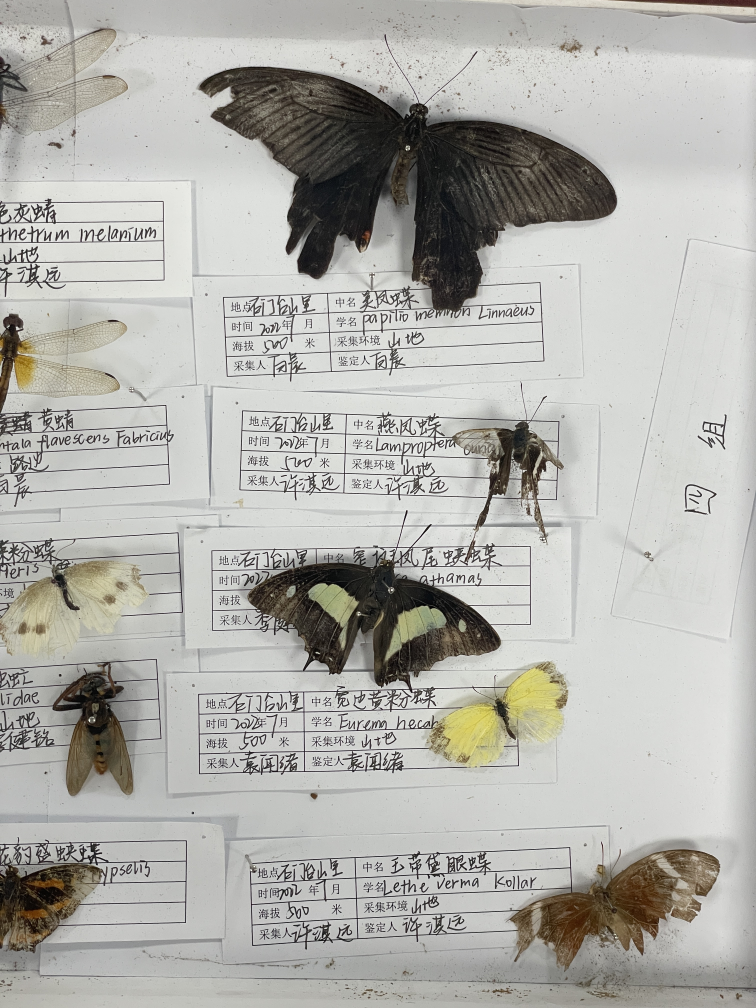
#> input picture pic/G10_R.JPEG, 3024 x 4032 px (shown at 1/4 size); its folder holds only this picture in this run
$ python mark_v2.py
#> lines starting #> are read from the running program, lines starting #| are printed output that depends on the picture
#> in main, original_image is the input picture: shape (4032, 3024, 3); mean B, G, R 172.3, 177.2, 177.7
from time import sleep

import cv2
import os
import glob
import re
import tkinter as tk
from tkinter import simpledialog

# 全局变量
is_drawing = False
start_point = (0, 0)
end_point = (0, 0)
current_rectangles = []
saved_rectangles = []
current_image = None
image_index = 0
window_width = 1920
window_height = 1080
scale_factor = 1.0
original_image = None
crop_count = 1
new_img = True


# [87 lines left out: functions on_mouse, get_insect_name, save_cropped_rectangles, not called in this run]


def adjust_window_size(image):
    global window_width, window_height, scale_factor
    h, w = image.shape[:2]
#> h = 4032; w = 3024
    if w > window_width or h > window_height:
        scale_width = window_width / w
#> scale_width = 0.635
        scale_height = window_height / h
#> scale_height = 0.268
        scale_factor = min(scale_width, scale_height)
#> scale_factor = 0.268
        window_width = int(w * scale_factor)
#> window_width = 810
        window_height = int(h * scale_factor)
#> window_height = 1080
        cv2.resizeWindow("Image", window_width, window_height)
    else:
        scale_factor = 1.0


def main():
    global current_image, image_index, current_rectangles, window_width, window_height, original_image, scale_factor, saved_rectangles, crop_count, new_img

    image_folder = "pic"
    image_paths_ori = glob.glob(os.path.join(image_folder, "G*_*.jpeg")) + glob.glob(os.path.join(image_folder, "G*_*.jpg"))
    image_paths = sorted(image_paths_ori, key=lambda x: int(os.path.basename(x).split('_')[0][1:]))
    # image_paths.reverse()

    if not image_paths:
        print("未找到图片文件，请检查文件夹路径。")
        return

    output_dir = "output"
    os.makedirs(output_dir, exist_ok=True)

    # Init
    cv2.namedWindow("Image", cv2.WINDOW_NORMAL)
    cv2.resizeWindow("Image", window_width, window_height)
    cv2.setMouseCallback("Image", on_mouse)

    while image_index < len(image_paths):
        image_path = image_paths[image_index]
        original_image = cv2.imread(image_path)
        if original_image is None:
            print(f"无法加载图片: {image_path}")
            image_index += 1
            continue

        # Reset
        current_rectangles = []
        saved_rectangles = []
        new_img = True
        window_width = 1920
        window_height = 1080
        scale_factor = 1.0

        adjust_window_size(original_image)

        h, w = original_image.shape[:2]
#> h = 4032; w = 3024
        current_image = cv2.resize(original_image, (int(w * scale_factor), int(h * scale_factor)))
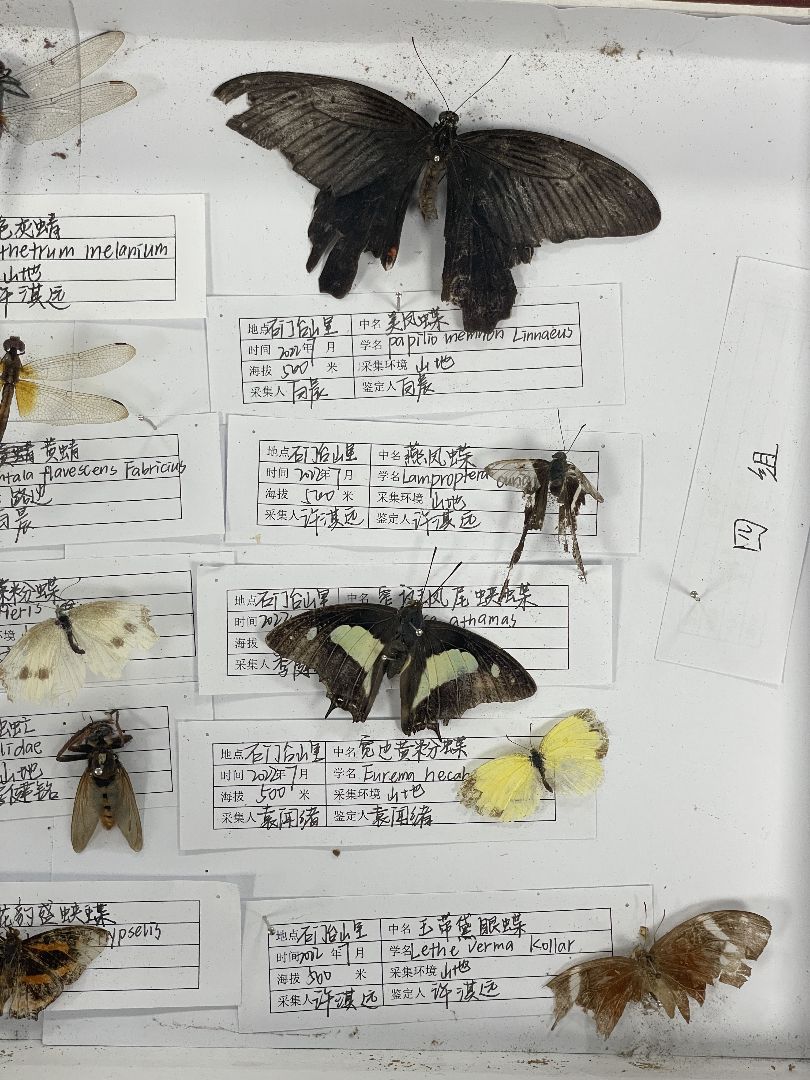
#> current_image: shape (1080, 810, 3); mean B, G, R 172.2, 177, 177.6

        cv2.imshow("Image", current_image)

        while True:
            key = cv2.waitKey(1) & 0xFF
#> (key q is pressed here)
            if key == ord('q'):  # q切换
                # save_cropped_rectangles(original_image, current_rectangles, image_path, output_dir)
                # print(0)
                image_index += 1
                break
            elif key == ord('s'):  # s保存
                save_cropped_rectangles(original_image, current_rectangles, image_path, output_dir)
                # print(1)
        print(f"已保存所有标注区域：{image_path}")

    cv2.destroyAllWindows()
    print("所有图片处理完成。")


if __name__ == "__main__":
    main()

$ run again, on pic/G18_R.JPEG
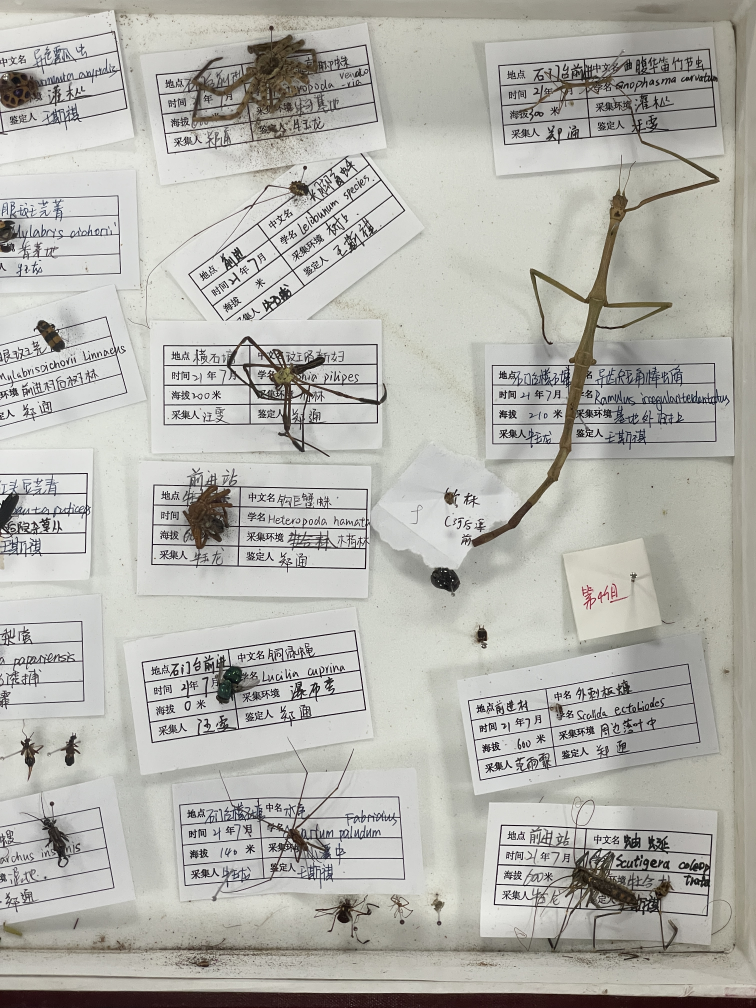
#> input picture pic/G18_R.JPEG, 3024 x 4032 px (shown at 1/4 size)
#> in main, original_image is the input picture: shape (4032, 3024, 3); mean B, G, R 173, 178.7, 179.4
#> in main, `current_image = cv2.resize(original_image, (int(w * scale_factor), int..`:
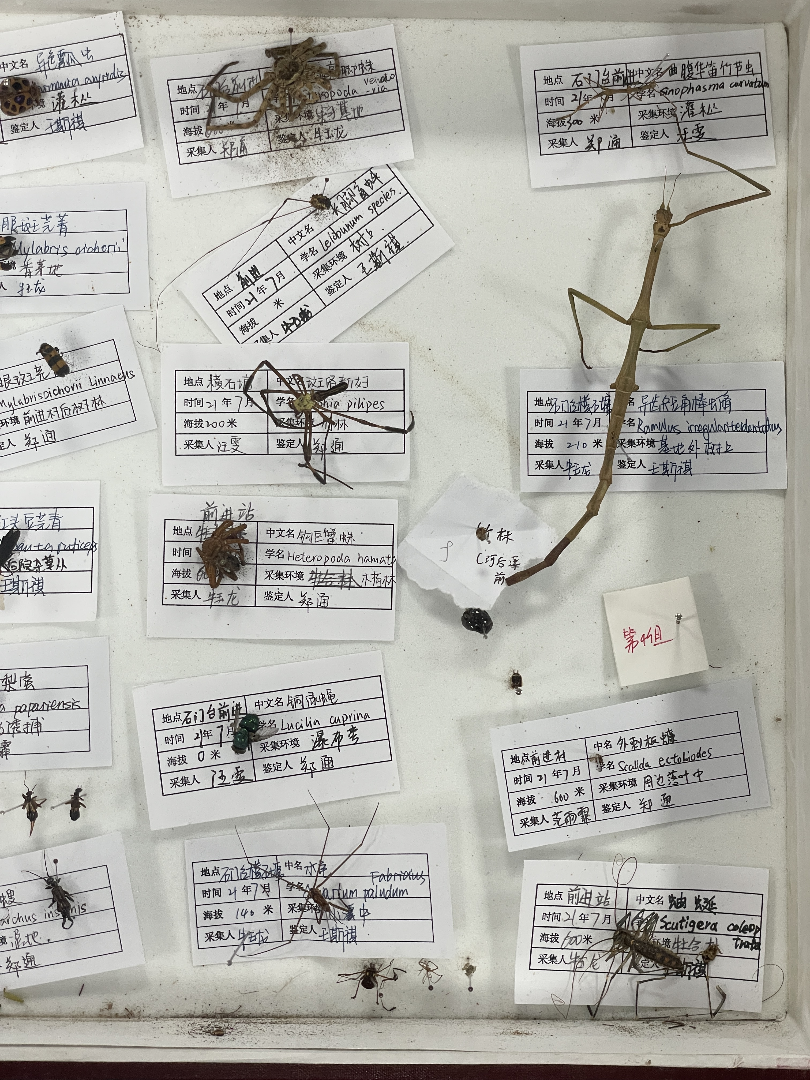
#> current_image: shape (1080, 810, 3); mean B, G, R 172.9, 178.6, 179.2

$ run again, on pic/G19_R.JPEG
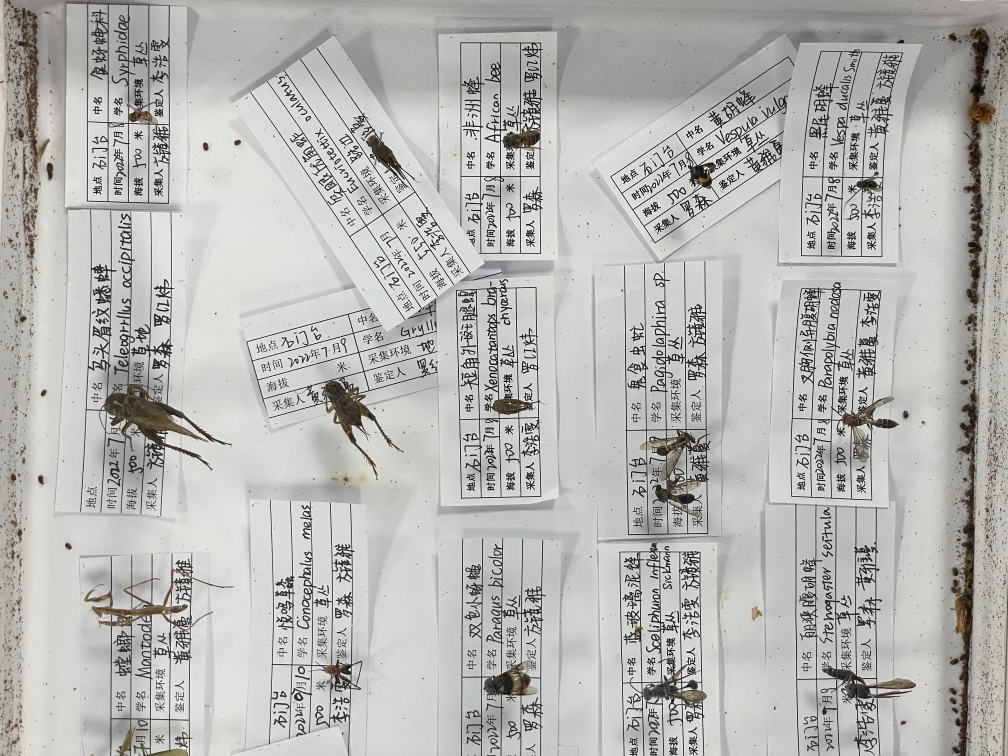
#> input picture pic/G19_R.JPEG, 4032 x 3024 px (shown at 1/4 size)
#> in main, original_image is the input picture: shape (3024, 4032, 3); mean B, G, R 179.8, 182.5, 182.4
#> in main, `current_image = cv2.resize(original_image, (int(w * scale_factor), int..`:
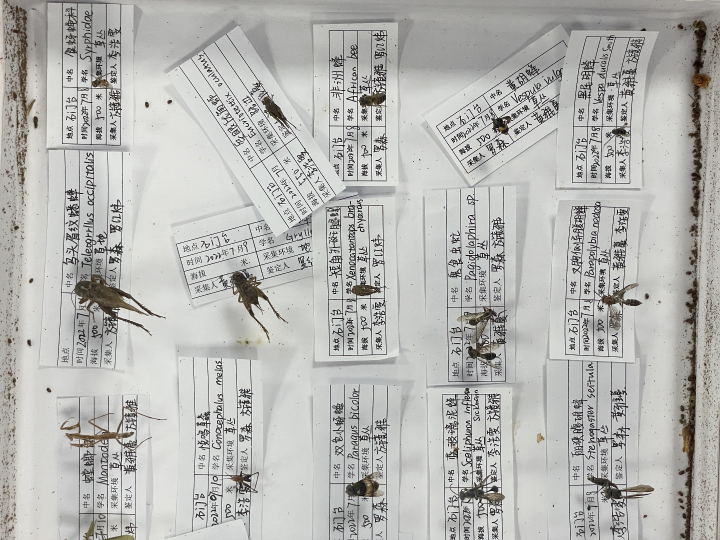
#> current_image: shape (1080, 1440, 3) (shown at 1/2 size); mean B, G, R 179.7, 182.4, 182.3

$ run again, on pic/G11_L.JPEG
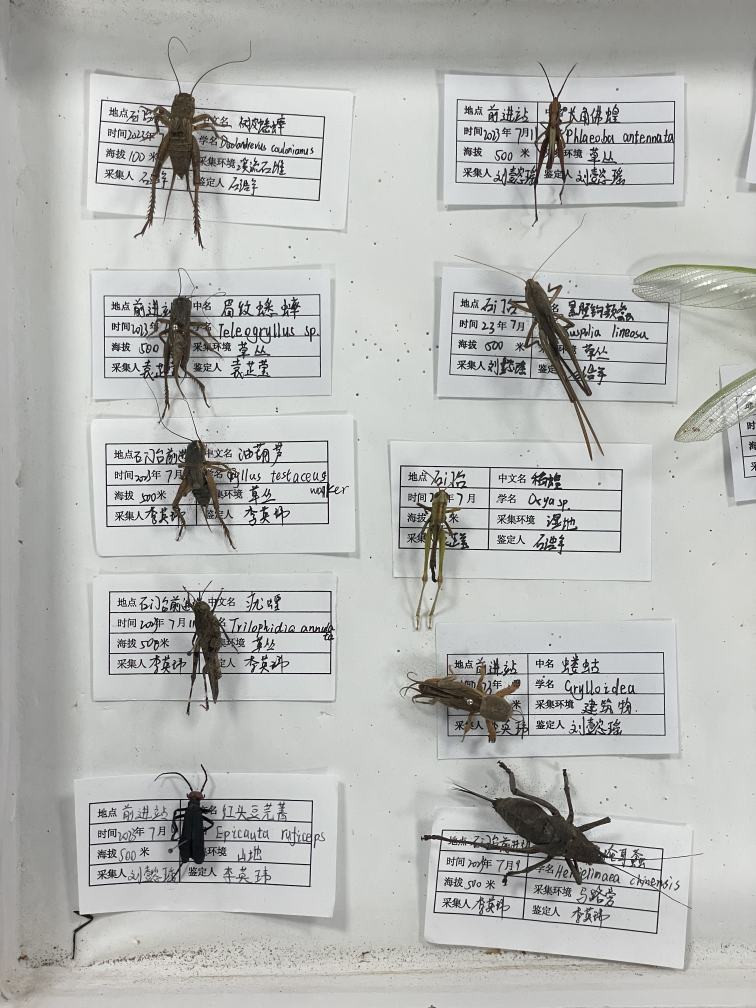
#> input picture pic/G11_L.JPEG, 3024 x 4032 px (shown at 1/4 size)
#> in main, original_image is the input picture: shape (4032, 3024, 3); mean B, G, R 181.9, 184.1, 182.7
#> in main, `current_image = cv2.resize(original_image, (int(w * scale_factor), int..`:
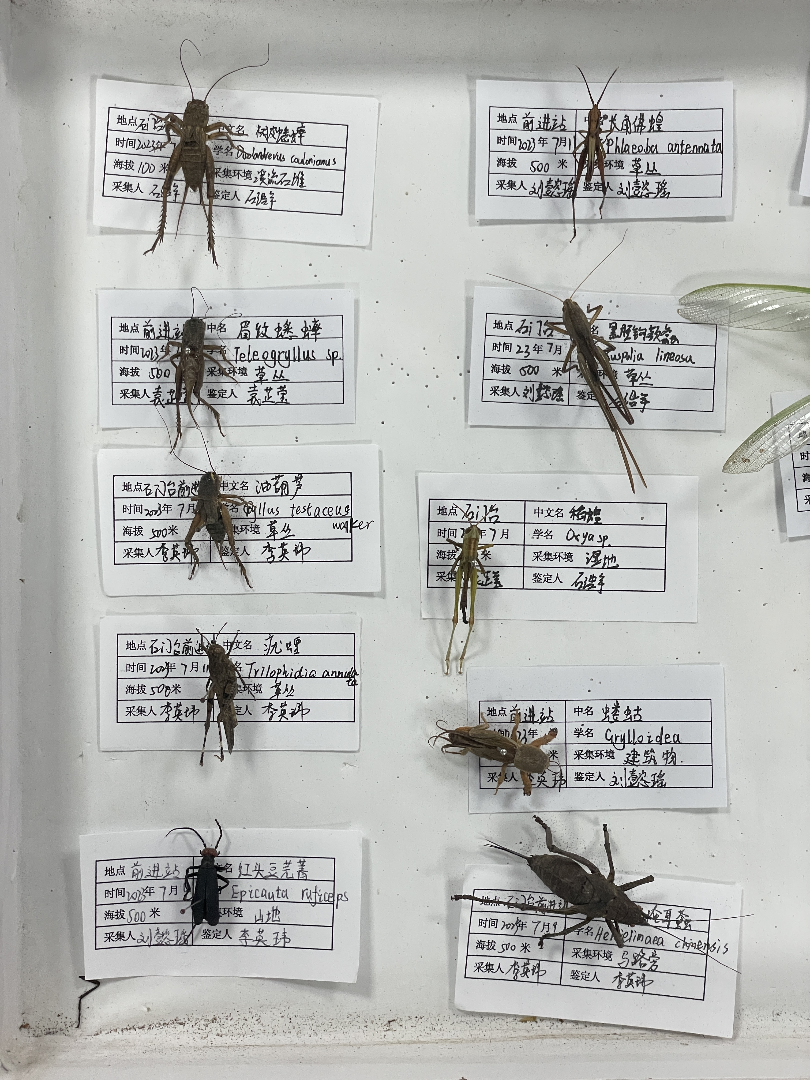
#> current_image: shape (1080, 810, 3); mean B, G, R 181.8, 183.9, 182.6
